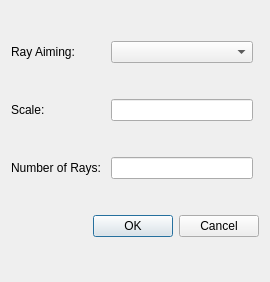
<?xml version="1.0" encoding="UTF-8"?>
<ui version="4.0">
 <class>FieldCurvatureDlg</class>
 <widget class="QDialog" name="FieldCurvatureDlg">
  <property name="geometry">
   <rect>
    <x>0</x>
    <y>0</y>
    <width>270</width>
    <height>282</height>
   </rect>
  </property>
  <property name="windowTitle">
   <string>Dialog</string>
  </property>
  <layout class="QGridLayout" name="gridLayout">
   <item row="1" column="0">
    <widget class="QLabel" name="label">
     <property name="text">
      <string>Scale: </string>
     </property>
    </widget>
   </item>
   <item row="3" column="0" colspan="3">
    <widget class="QDialogButtonBox" name="buttonBox">
     <property name="orientation">
      <enum>Qt::Horizontal</enum>
     </property>
     <property name="standardButtons">
      <set>QDialogButtonBox::Cancel|QDialogButtonBox::Ok</set>
     </property>
    </widget>
   </item>
   <item row="0" column="1">
    <widget class="QComboBox" name="rayAimingCombo"/>
   </item>
   <item row="1" column="1">
    <widget class="QLineEdit" name="scaleEdit"/>
   </item>
   <item row="0" column="0">
    <widget class="QLabel" name="label_2">
     <property name="text">
      <string>Ray Aiming:</string>
     </property>
    </widget>
   </item>
   <item row="2" column="1">
    <widget class="QLineEdit" name="numRaysEdit"/>
   </item>
   <item row="2" column="0">
    <widget class="QLabel" name="label_3">
     <property name="text">
      <string>Number of Rays: </string>
     </property>
    </widget>
   </item>
  </layout>
 </widget>
 <resources/>
 <connections>
  <connection>
   <sender>buttonBox</sender>
   <signal>accepted()</signal>
   <receiver>FieldCurvatureSettingDialog</receiver>
   <slot>accept()</slot>
   <hints>
    <hint type="sourcelabel">
     <x>248</x>
     <y>254</y>
    </hint>
    <hint type="destinationlabel">
     <x>157</x>
     <y>274</y>
    </hint>
   </hints>
  </connection>
  <connection>
   <sender>buttonBox</sender>
   <signal>rejected()</signal>
   <receiver>FieldCurvatureSettingDialog</receiver>
   <slot>reject()</slot>
   <hints>
    <hint type="sourcelabel">
     <x>316</x>
     <y>260</y>
    </hint>
    <hint type="destinationlabel">
     <x>286</x>
     <y>274</y>
    </hint>
   </hints>
  </connection>
 </connections>
</ui>
